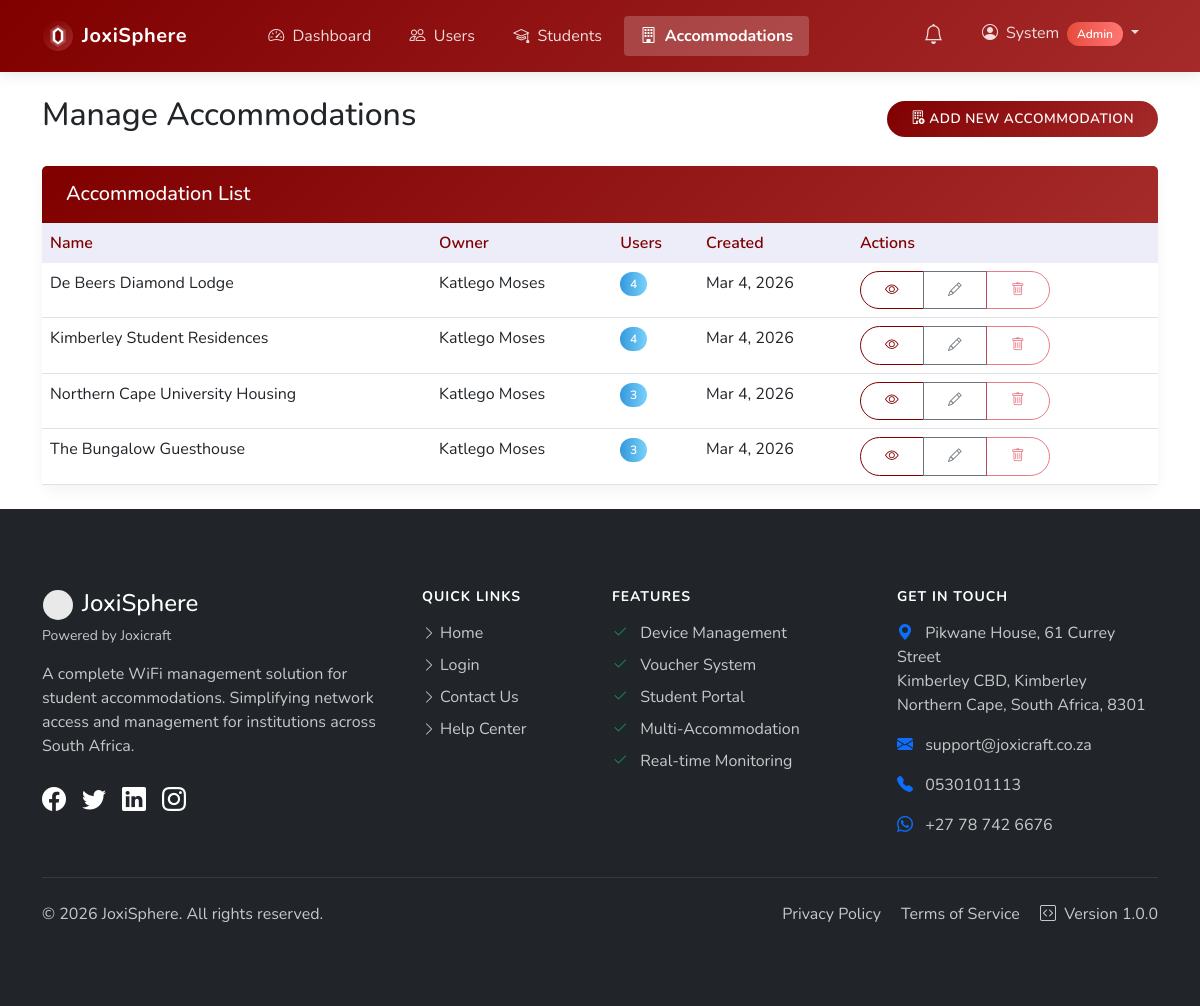
The app's page /accommodations/ (signed in) with its own data.
### tables this page shows
CREATE TABLE IF NOT EXISTS accommodations (
    id INT AUTO_INCREMENT PRIMARY KEY,
    name VARCHAR(100) NOT NULL,
    address_line1 VARCHAR(255) NULL,
    address_line2 VARCHAR(255) NULL,
    city VARCHAR(100) NULL,
    province VARCHAR(100) NULL,
    postal_code VARCHAR(20) NULL,
    map_url VARCHAR(500) NULL,
    max_students INT UNSIGNED NULL,
    contact_phone VARCHAR(20) NULL,
    contact_email VARCHAR(100) NULL,
    notes TEXT NULL,
    owner_id INT NOT NULL,
    created_at TIMESTAMP DEFAULT CURRENT_TIMESTAMP,
    updated_at TIMESTAMP DEFAULT CURRENT_TIMESTAMP ON UPDATE CURRENT_TIMESTAMP,
    FOREIGN KEY (owner_id) REFERENCES users(id) ON DELETE CASCADE
);

CREATE TABLE IF NOT EXISTS users (
    id INT AUTO_INCREMENT PRIMARY KEY,
    username VARCHAR(50) NOT NULL UNIQUE,
    password VARCHAR(255) NOT NULL,
    email VARCHAR(100) NOT NULL,
    first_name VARCHAR(50) NOT NULL,
    last_name VARCHAR(50) NOT NULL,
    id_number VARCHAR(13) UNIQUE,   
    phone_number VARCHAR(20),
    whatsapp_number VARCHAR(20),
    preferred_communication ENUM('SMS', 'WhatsApp') DEFAULT 'SMS',
    profile_photo VARCHAR(255) DEFAULT NULL,
    role_id INT NOT NULL,
    status ENUM('active', 'pending', 'inactive') NOT NULL DEFAULT 'pending',
    created_at TIMESTAMP DEFAULT CURRENT_TIMESTAMP,
    updated_at TIMESTAMP DEFAULT CURRENT_TIMESTAMP ON UPDATE CURRENT_TIMESTAMP,
    password_reset_required BOOLEAN DEFAULT 0,
    FOREIGN KEY (role_id) REFERENCES roles(id)
);

### includes/functions.php (called while the page is built, shortened)
<?php
function safeQueryPrepare($conn, $sql, $debug = true) {
    $stmt = false;
    try {
        $stmt = $conn->prepare($sql);
    } catch (mysqli_sql_exception $e) {
        $prepareError = "(" . $e->getCode() . ") " . $e->getMessage();
        error_log("Database exception in SQL: $sql - " . $prepareError);
    }
    return $stmt;
}

### public/accommodations/index.php (the view, shortened to what this page needs)
<?php
require_once '../../includes/functions.php';
$conn = getDbConnection();
$isAdmin = ($_SESSION['user_role'] ?? '') === 'admin';
$accommodations = [];
if ($isAdmin) {
    $sql = "SELECT a.id, a.name, a.owner_id, a.created_at, u.first_name, u.last_name,
            (SELECT COUNT(DISTINCT ua.user_id) FROM user_accommodation ua WHERE ua.accommodation_id = a.id) AS manager_count,
            (SELECT COUNT(*) FROM students s WHERE s.accommodation_id = a.id) AS student_count,
            (
                (SELECT COUNT(DISTINCT ua.user_id) FROM user_accommodation ua WHERE ua.accommodation_id = a.id)
                +
                (SELECT COUNT(*) FROM students s WHERE s.accommodation_id = a.id)
            ) AS user_count
            FROM accommodations a
            JOIN users u ON a.owner_id = u.id
            ORDER BY a.name ASC";
    $stmt = safeQueryPrepare($conn, $sql);
    if ($stmt) {
        $stmt->execute();
        $accommodations = $stmt->get_result()->fetch_all(MYSQLI_ASSOC);
    }
}
?>
<div class="container mt-4">
    <div class="d-flex justify-content-between align-items-center mb-4">
        <h2><?= $isAdmin ? 'Manage Accommodations' : 'My Accommodations' ?></h2>
        <a href="<?= BASE_URL ?>/accommodations/create.php" class="btn btn-primary">
            <i class="bi bi-<?= $isAdmin ? 'building-add' : 'plus-circle' ?>"></i> Add New Accommodation
        </a>
    </div>
    <?php if (!empty($accommodations)): ?>
        <div class="card">
            <?php if ($isAdmin): ?>
            <div class="card-header">
                <h5 class="mb-0">Accommodation List</h5>
            </div>
            <?php endif; ?>
            <div class="card-body p-0">
                <div class="table-responsive">
                    <table class="table table-hover <?= $isAdmin ? '' : 'table-striped' ?> mb-0">
                        <thead class="<?= $isAdmin ? '' : 'table-light' ?>">
                            <tr>
                                <th>Name</th>
                                <?php if ($isAdmin): ?>
                                <th>Owner</th>
                                <th>Users</th>
                                <?php else: ?>
                                <th class="text-center">Managers</th>
                                <th class="text-center">Students</th>
                                <?php endif; ?>
                                <th>Created<?= $isAdmin ? '' : ' Date' ?></th>
                                <th class="<?= $isAdmin ? '' : 'text-end' ?>">Actions</th>
                            </tr>
                        </thead>
                        <tbody>
                            <?php foreach ($accommodations as $accommodation): ?>
                                <tr>
                                    <td<?= $isAdmin ? '' : ' class="align-middle"' ?>>
                                        <?= htmlspecialchars($accommodation['name']) ?>
                                    </td>
                                    <?php if ($isAdmin): ?>
                                    <td><?= htmlspecialchars($accommodation['first_name'] . ' ' . $accommodation['last_name']) ?></td>
                                    <td><span class="badge bg-info"><?= $accommodation['user_count'] ?? '0' ?></span></td>
                                    <?php endif; ?>
                                    <td<?= $isAdmin ? '' : ' class="align-middle"' ?>>
                                        <?= isset($accommodation['created_at']) && $accommodation['created_at'] ? date('M j, Y', strtotime($accommodation['created_at'])) : 'N/A' ?>
                                    </td>
                                    <td class="<?= $isAdmin ? '' : 'text-end' ?>">
                                        <div class="btn-group btn-group-sm" role="group">
                                            <a href="<?= BASE_URL ?><?= $isAdmin ? '/admin/view-accommodation.php' : '/view-accommodation.php' ?>?id=<?= $accommodation['id'] ?>"
                                               class="btn btn-outline-primary" title="View Details">
                                                <i class="bi bi-eye"></i>
                                            </a>
                                            <a href="<?= BASE_URL ?><?= $isAdmin ? '/admin/edit-accommodation.php' : '/edit-accommodation.php' ?>?id=<?= $accommodation['id'] ?>"
                                               class="btn btn-outline-secondary" title="Edit">
                                                <i class="bi bi-pencil"></i>
                                            </a>
                                            <?php if ($isAdmin): ?>
                                                <?php if ($accommodation['user_count'] == 0): ?>
                                                    <button type="button" class="btn btn-outline-danger"
                                                            data-bs-toggle="modal"
                                                            data-bs-target="#deleteModal<?= $accommodation['id'] ?>">
                                                        <i class="bi bi-trash"></i>
                                                    </button>
                                                <?php else: ?>
                                                    <button type="button" class="btn btn-outline-danger" disabled
                                                            title="Cannot delete accommodations with users">
                                                        <i class="bi bi-trash"></i>
                                                    </button>
                                                <?php endif; ?>
                                            <?php endif; ?>
                                        </div>
                                    </td>
                                </tr>
                            <?php endforeach; ?>
                        </tbody>
                    </table>
                </div>
            </div>
        </div>
    <?php endif; ?>
</div>

### records on screen
accommodations: name "De Beers Diamond Lodge", owner.last_name "Katlego Moses", user_count "4", created_at "Mar 4, 2026"
accommodations: name "Kimberley Student Residences", owner.last_name "Katlego Moses", user_count "4", created_at "Mar 4, 2026"
accommodations: name "Northern Cape University Housing", owner.last_name "Katlego Moses", user_count "3", created_at "Mar 4, 2026"
accommodations: name "The Bungalow Guesthouse", owner.last_name "Katlego Moses", user_count "3", created_at "Mar 4, 2026"

### other values on screen
APP_NAME "JoxiSphere"
$item['text'] "Dashboard"
$item['text'] "Users"
$item['text'] "Students"
$item['text'] "Accommodations"
$_SESSION['username'] "System"
$userRole "Admin"
